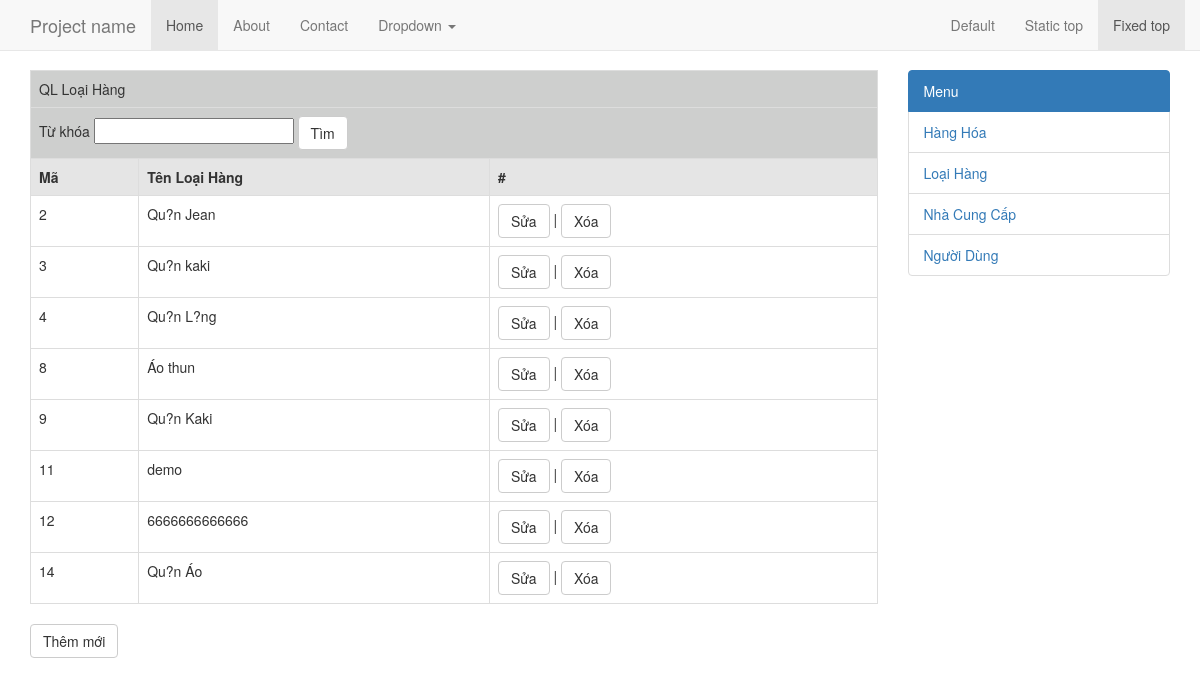
The page /TinhNQ/admin/loaihang_list.php on the database its author committed.
### tables this page shows
CREATE TABLE IF NOT EXISTS `tbl_LoaiHang` (
`MaLoaiHang` int(11) NOT NULL,
  `TenLoaiHang` varchar(255) NOT NULL
);

### TinhNQ/system/csdl.php (called while the page is built, shortened)
<?php
	function connect_server()
	{
		$link = mysqli_connect("localhost", "root", "mysql", "inet_php45");
		mysqli_query($link, "SET NAMES utf8");
		return $link;
	}
	function select_array($sql)
	{
		$link = connect_server();
		$obj = mysqli_query($link, $sql);
		while($row = $obj->fetch_array())
		{
			$data[] = $row;
		}
		return $data;
	}
?>

### TinhNQ/admin/loaihang_list.php (the view, shortened to what this page needs)
<?php
include_once dirname(dirname(__file__)) . '/system/csdl.php';
$sql = "SELECT * FROM `tbl_LoaiHang` $where";
$data = select_array($sql);
?>
<?php
	include_once 'layout_header.php';
	?>
		<table class = "table table-bordered">
			<tr>
				<td colspan="6" class="mauxam"><span>QL Loại Hàng</span></td>
			</tr>
			<tr>
				<td colspan="6" class="mauxam">
					<form action="loaihang_list.php" method="GET">
						<span>Từ khóa</span>
						<input type="text" class="keywords" name="keywords">
						<button type="submit" value="Tìm" class="btn btn-default">Tìm</button>
					</form>
				</td>
			</tr>
			<tr class="mauxanhduong">
				<th>Mã</th>
				<th>Tên Loại Hàng</th>
				<th>#</th>
			</tr>
			<?php
			foreach ($data as $item) {
			?>
				<tr class="mauxanhduong">
					<td><?=$item['MaLoaiHang'];?></td>
					<td><?=$item['TenLoaiHang'];?></td>
					<td>
						<a class="btn btn-default" href="loaihang_edit.php?MaLoaiHang=<?=$item['MaLoaiHang'];?>">Sửa</a> | <a class="btn btn-default" onclick="return confirm('Bạn có chắc là muốn xóa record này k?');
						" href="?xoa=true&MaLoaiHang=<?=$item['MaLoaiHang'];?>">Xóa</a>
					</td>
				</tr>
			<?php
			}
			?>
		</table>
		<a class="btn btn-default" href="loaihang_add.php">Thêm mới</a>
<?php
	include_once 'layout_footer.php';
?>

### TinhNQ/admin/layout_header.php (style rules this page uses)
body { min-height: 2000px; padding-top: 70px; }
th { padding: 5px; background-color: #e5e5e5; }
.mauxam { background-color: #cecfce; }
input { width: 100%; }
.keywords { width: 200px; }

### rows shown on the page
tbl_loaihang: MaLoaiHang "2", TenLoaiHang "Qu?n Jean"
tbl_loaihang: MaLoaiHang "3", TenLoaiHang "Qu?n kaki"
tbl_loaihang: MaLoaiHang "4", TenLoaiHang "Qu?n L?ng"
tbl_loaihang: MaLoaiHang "8", TenLoaiHang "Áo thun"
tbl_loaihang: MaLoaiHang "9", TenLoaiHang "Qu?n Kaki"
tbl_loaihang: MaLoaiHang "11", TenLoaiHang "demo"
tbl_loaihang: MaLoaiHang "12", TenLoaiHang "6666666666666"
tbl_loaihang: MaLoaiHang "14", TenLoaiHang "Qu?n Áo"
